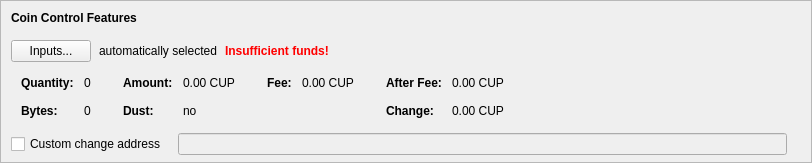
    <widget class="QFrame" name="frameCoinControl">
     <property name="sizePolicy">
      <sizepolicy hsizetype="Expanding" vsizetype="Expanding">
       <horstretch>0</horstretch>
       <verstretch>0</verstretch>
      </sizepolicy>
     </property>
     <property name="maximumSize">
      <size>
       <width>16777215</width>
       <height>16777215</height>
      </size>
     </property>
     <property name="frameShape">
      <enum>QFrame::StyledPanel</enum>
     </property>
     <property name="frameShadow">
      <enum>QFrame::Sunken</enum>
     </property>
     <layout class="QVBoxLayout" name="verticalLayoutCoinControl2">
      <property name="spacing">
       <number>0</number>
      </property>
      <property name="leftMargin">
       <number>0</number>
      </property>
      <property name="topMargin">
       <number>0</number>
      </property>
      <property name="rightMargin">
       <number>0</number>
      </property>
      <property name="bottomMargin">
       <number>6</number>
      </property>
      <item>
       <layout class="QVBoxLayout" name="verticalLayoutCoinControl" stretch="0,0,0,0,1">
        <property name="spacing">
         <number>0</number>
        </property>
        <property name="leftMargin">
         <number>10</number>
        </property>
        <property name="topMargin">
         <number>10</number>
        </property>
        <item>
         <layout class="QHBoxLayout" name="horizontalLayoutCoinControl1">
          <property name="bottomMargin">
           <number>15</number>
          </property>
          <item>
           <widget class="QLabel" name="labelCoinControlFeatures">
            <property name="sizePolicy">
             <sizepolicy hsizetype="Preferred" vsizetype="Maximum">
              <horstretch>0</horstretch>
              <verstretch>0</verstretch>
             </sizepolicy>
            </property>
            <property name="font">
             <font>
              <weight>75</weight>
              <bold>true</bold>
             </font>
            </property>
            <property name="styleSheet">
             <string notr="true">font-weight:bold;</string>
            </property>
            <property name="text">
             <string>Coin Control Features</string>
            </property>
           </widget>
          </item>
         </layout>
        </item>
        <item>
         <layout class="QHBoxLayout" name="horizontalLayoutCoinControl2" stretch="0,0,0,0">
          <property name="spacing">
           <number>8</number>
          </property>
          <property name="bottomMargin">
           <number>10</number>
          </property>
          <item>
           <widget class="QPushButton" name="pushButtonCoinControl">
            <property name="styleSheet">
             <string notr="true"/>
            </property>
            <property name="text">
             <string>Inputs...</string>
            </property>
            <property name="autoDefault">
             <bool>false</bool>
            </property>
           </widget>
          </item>
          <item>
           <widget class="QLabel" name="labelCoinControlAutomaticallySelected">
            <property name="text">
             <string>automatically selected</string>
            </property>
            <property name="margin">
             <number>5</number>
            </property>
           </widget>
          </item>
          <item>
           <widget class="QLabel" name="labelCoinControlInsuffFunds">
            <property name="font">
             <font>
              <weight>75</weight>
              <bold>true</bold>
             </font>
            </property>
            <property name="styleSheet">
             <string notr="true">color:red;font-weight:bold;</string>
            </property>
            <property name="text">
             <string>Insufficient funds!</string>
            </property>
            <property name="margin">
             <number>5</number>
            </property>
           </widget>
          </item>
          <item>
           <spacer name="horizontalSpacerCoinControl">
            <property name="orientation">
             <enum>Qt::Horizontal</enum>
            </property>
            <property name="sizeHint" stdset="0">
             <size>
              <width>40</width>
              <height>1</height>
             </size>
            </property>
           </spacer>
          </item>
         </layout>
        </item>
        <item>
         <widget class="QWidget" name="widgetCoinControl" native="true">
          <property name="sizePolicy">
           <sizepolicy hsizetype="Preferred" vsizetype="Preferred">
            <horstretch>0</horstretch>
            <verstretch>0</verstretch>
           </sizepolicy>
          </property>
          <property name="minimumSize">
           <size>
            <width>0</width>
            <height>0</height>
           </size>
          </property>
          <property name="styleSheet">
           <string notr="true"/>
          </property>
          <layout class="QHBoxLayout" name="horizontalLayoutCoinControl5">
           <property name="leftMargin">
            <number>0</number>
           </property>
           <property name="topMargin">
            <number>0</number>
           </property>
           <property name="rightMargin">
            <number>0</number>
           </property>
           <property name="bottomMargin">
            <number>0</number>
           </property>
           <item>
            <layout class="QHBoxLayout" name="horizontalLayoutCoinControl3" stretch="0,0,0,1">
             <property name="spacing">
              <number>20</number>
             </property>
             <property name="topMargin">
              <number>0</number>
             </property>
             <property name="bottomMargin">
              <number>10</number>
             </property>
             <item>
              <layout class="QFormLayout" name="formLayoutCoinControl1">
               <property name="horizontalSpacing">
                <number>10</number>
               </property>
               <property name="verticalSpacing">
                <number>14</number>
               </property>
               <property name="leftMargin">
                <number>10</number>
               </property>
               <property name="topMargin">
                <number>4</number>
               </property>
               <property name="rightMargin">
                <number>6</number>
               </property>
               <item row="0" column="0">
                <widget class="QLabel" name="labelCoinControlQuantityText">
                 <property name="font">
                  <font>
                   <weight>75</weight>
                   <bold>true</bold>
                  </font>
                 </property>
                 <property name="text">
                  <string>Quantity:</string>
                 </property>
                 <property name="margin">
                  <number>0</number>
                 </property>
                </widget>
               </item>
               <item row="0" column="1">
                <widget class="QLabel" name="labelCoinControlQuantity">
                 <property name="cursor">
                  <cursorShape>IBeamCursor</cursorShape>
                 </property>
                 <property name="contextMenuPolicy">
                  <enum>Qt::ActionsContextMenu</enum>
                 </property>
                 <property name="text">
                  <string notr="true">0</string>
                 </property>
                 <property name="margin">
                  <number>0</number>
                 </property>
                 <property name="textInteractionFlags">
                  <set>Qt::LinksAccessibleByMouse|Qt::TextSelectableByKeyboard|Qt::TextSelectableByMouse</set>
                 </property>
                </widget>
               </item>
               <item row="1" column="0">
                <widget class="QLabel" name="labelCoinControlBytesText">
                 <property name="font">
                  <font>
                   <weight>75</weight>
                   <bold>true</bold>
                  </font>
                 </property>
                 <property name="text">
                  <string>Bytes:</string>
                 </property>
                </widget>
               </item>
               <item row="1" column="1">
                <widget class="QLabel" name="labelCoinControlBytes">
                 <property name="cursor">
                  <cursorShape>IBeamCursor</cursorShape>
                 </property>
                 <property name="contextMenuPolicy">
                  <enum>Qt::ActionsContextMenu</enum>
                 </property>
                 <property name="text">
                  <string notr="true">0</string>
                 </property>
                 <property name="textInteractionFlags">
                  <set>Qt::LinksAccessibleByMouse|Qt::TextSelectableByKeyboard|Qt::TextSelectableByMouse</set>
                 </property>
                </widget>
               </item>
              </layout>
             </item>
             <item>
              <layout class="QFormLayout" name="formLayoutCoinControl2">
               <property name="horizontalSpacing">
                <number>10</number>
               </property>
               <property name="verticalSpacing">
                <number>14</number>
               </property>
               <property name="leftMargin">
                <number>6</number>
               </property>
               <property name="topMargin">
                <number>4</number>
               </property>
               <property name="rightMargin">
                <number>6</number>
               </property>
               <item row="0" column="0">
                <widget class="QLabel" name="labelCoinControlAmountText">
                 <property name="font">
                  <font>
                   <weight>75</weight>
                   <bold>true</bold>
                  </font>
                 </property>
                 <property name="text">
                  <string>Amount:</string>
                 </property>
                 <property name="margin">
                  <number>0</number>
                 </property>
                </widget>
               </item>
               <item row="0" column="1">
                <widget class="QLabel" name="labelCoinControlAmount">
                 <property name="cursor">
                  <cursorShape>IBeamCursor</cursorShape>
                 </property>
                 <property name="contextMenuPolicy">
                  <enum>Qt::ActionsContextMenu</enum>
                 </property>
                 <property name="text">
                  <string notr="true">0.00 CUP</string>
                 </property>
                 <property name="textInteractionFlags">
                  <set>Qt::LinksAccessibleByMouse|Qt::TextSelectableByKeyboard|Qt::TextSelectableByMouse</set>
                 </property>
                </widget>
               </item>
               <item row="1" column="0">
                <widget class="QLabel" name="labelCoinControlLowOutputText">
                 <property name="font">
                  <font>
                   <weight>75</weight>
                   <bold>true</bold>
                  </font>
                 </property>
                 <property name="text">
                  <string>Dust:</string>
                 </property>
                </widget>
               </item>
               <item row="1" column="1">
                <widget class="QLabel" name="labelCoinControlLowOutput">
                 <property name="cursor">
                  <cursorShape>IBeamCursor</cursorShape>
                 </property>
                 <property name="contextMenuPolicy">
                  <enum>Qt::ActionsContextMenu</enum>
                 </property>
                 <property name="text">
                  <string notr="true">no</string>
                 </property>
                 <property name="textInteractionFlags">
                  <set>Qt::LinksAccessibleByMouse|Qt::TextSelectableByKeyboard|Qt::TextSelectableByMouse</set>
                 </property>
                </widget>
               </item>
              </layout>
             </item>
             <item>
              <layout class="QFormLayout" name="formLayoutCoinControl3">
               <property name="horizontalSpacing">
                <number>10</number>
               </property>
               <property name="verticalSpacing">
                <number>14</number>
               </property>
               <property name="leftMargin">
                <number>6</number>
               </property>
               <property name="topMargin">
                <number>4</number>
               </property>
               <property name="rightMargin">
                <number>6</number>
               </property>
               <item row="0" column="0">
                <widget class="QLabel" name="labelCoinControlFeeText">
                 <property name="font">
                  <font>
                   <weight>75</weight>
                   <bold>true</bold>
                  </font>
                 </property>
                 <property name="text">
                  <string>Fee:</string>
                 </property>
                 <property name="margin">
                  <number>0</number>
                 </property>
                </widget>
               </item>
               <item row="0" column="1">
                <widget class="QLabel" name="labelCoinControlFee">
                 <property name="cursor">
                  <cursorShape>IBeamCursor</cursorShape>
                 </property>
                 <property name="contextMenuPolicy">
                  <enum>Qt::ActionsContextMenu</enum>
                 </property>
                 <property name="text">
                  <string notr="true">0.00 CUP</string>
                 </property>
                 <property name="textInteractionFlags">
                  <set>Qt::LinksAccessibleByMouse|Qt::TextSelectableByKeyboard|Qt::TextSelectableByMouse</set>
                 </property>
                </widget>
               </item>
             </layout>
             </item>
             <item>
              <layout class="QFormLayout" name="formLayoutCoinControl4">
               <property name="horizontalSpacing">
                <number>10</number>
               </property>
               <property name="verticalSpacing">
                <number>14</number>
               </property>
               <property name="leftMargin">
                <number>6</number>
               </property>
               <property name="topMargin">
                <number>4</number>
               </property>
               <property name="rightMargin">
                <number>6</number>
               </property>
               <item row="0" column="0">
                <widget class="QLabel" name="labelCoinControlAfterFeeText">
                 <property name="font">
                  <font>
                   <weight>75</weight>
                   <bold>true</bold>
                  </font>
                 </property>
                 <property name="text">
                  <string>After Fee:</string>
                 </property>
                 <property name="margin">
                  <number>0</number>
                 </property>
                </widget>
               </item>
               <item row="0" column="1">
                <widget class="QLabel" name="labelCoinControlAfterFee">
                 <property name="cursor">
                  <cursorShape>IBeamCursor</cursorShape>
                 </property>
                 <property name="contextMenuPolicy">
                  <enum>Qt::ActionsContextMenu</enum>
                 </property>
                 <property name="text">
                  <string notr="true">0.00 CUP</string>
                 </property>
                 <property name="textInteractionFlags">
                  <set>Qt::LinksAccessibleByMouse|Qt::TextSelectableByKeyboard|Qt::TextSelectableByMouse</set>
                 </property>
                </widget>
               </item>
               <item row="1" column="0">
                <widget class="QLabel" name="labelCoinControlChangeText">
                 <property name="font">
                  <font>
                   <weight>75</weight>
                   <bold>true</bold>
                  </font>
                 </property>
                 <property name="text">
                  <string>Change:</string>
                 </property>
                </widget>
               </item>
               <item row="1" column="1">
                <widget class="QLabel" name="labelCoinControlChange">
                 <property name="cursor">
                  <cursorShape>IBeamCursor</cursorShape>
                 </property>
                 <property name="contextMenuPolicy">
                  <enum>Qt::ActionsContextMenu</enum>
                 </property>
                 <property name="text">
                  <string notr="true">0.00 CUP</string>
                 </property>
                 <property name="textInteractionFlags">
                  <set>Qt::LinksAccessibleByMouse|Qt::TextSelectableByKeyboard|Qt::TextSelectableByMouse</set>
                 </property>
                </widget>
               </item>
              </layout>
             </item>
            </layout>
           </item>
          </layout>
         </widget>
        </item>
        <item>
         <layout class="QHBoxLayout" name="horizontalLayoutCoinControl4" stretch="0,0,0">
          <property name="spacing">
           <number>12</number>
          </property>
          <property name="sizeConstraint">
           <enum>QLayout::SetDefaultConstraint</enum>
          </property>
          <property name="topMargin">
           <number>5</number>
          </property>
          <property name="rightMargin">
           <number>5</number>
          </property>
          <item>
           <widget class="QCheckBox" name="checkBoxCoinControlChange">
            <property name="toolTip">
             <string>If this is activated, but the change address is empty or invalid, change will be sent to a newly generated address.</string>
            </property>
            <property name="text">
             <string>Custom change address</string>
            </property>
           </widget>
          </item>
          <item>
           <widget class="QValidatedLineEdit" name="lineEditCoinControlChange">
            <property name="enabled">
             <bool>false</bool>
            </property>
            <property name="sizePolicy">
             <sizepolicy hsizetype="Expanding" vsizetype="Fixed">
              <horstretch>0</horstretch>
              <verstretch>0</verstretch>
             </sizepolicy>
            </property>
           </widget>
          </item>
          <item>
           <widget class="QLabel" name="labelCoinControlChangeLabel">
            <property name="sizePolicy">
             <sizepolicy hsizetype="Preferred" vsizetype="Expanding">
              <horstretch>0</horstretch>
              <verstretch>0</verstretch>
             </sizepolicy>
            </property>
            <property name="minimumSize">
             <size>
              <width>0</width>
              <height>0</height>
             </size>
            </property>
            <property name="text">
             <string/>
            </property>
            <property name="margin">
             <number>3</number>
            </property>
           </widget>
          </item>
         </layout>
        </item>
        <item>
         <spacer name="verticalSpacerCoinControl">
          <property name="orientation">
           <enum>Qt::Vertical</enum>
          </property>
          <property name="sizeHint" stdset="0">
           <size>
            <width>800</width>
            <height>1</height>
           </size>
          </property>
         </spacer>
        </item>
       </layout>
      </item>
     </layout>
    </widget>
